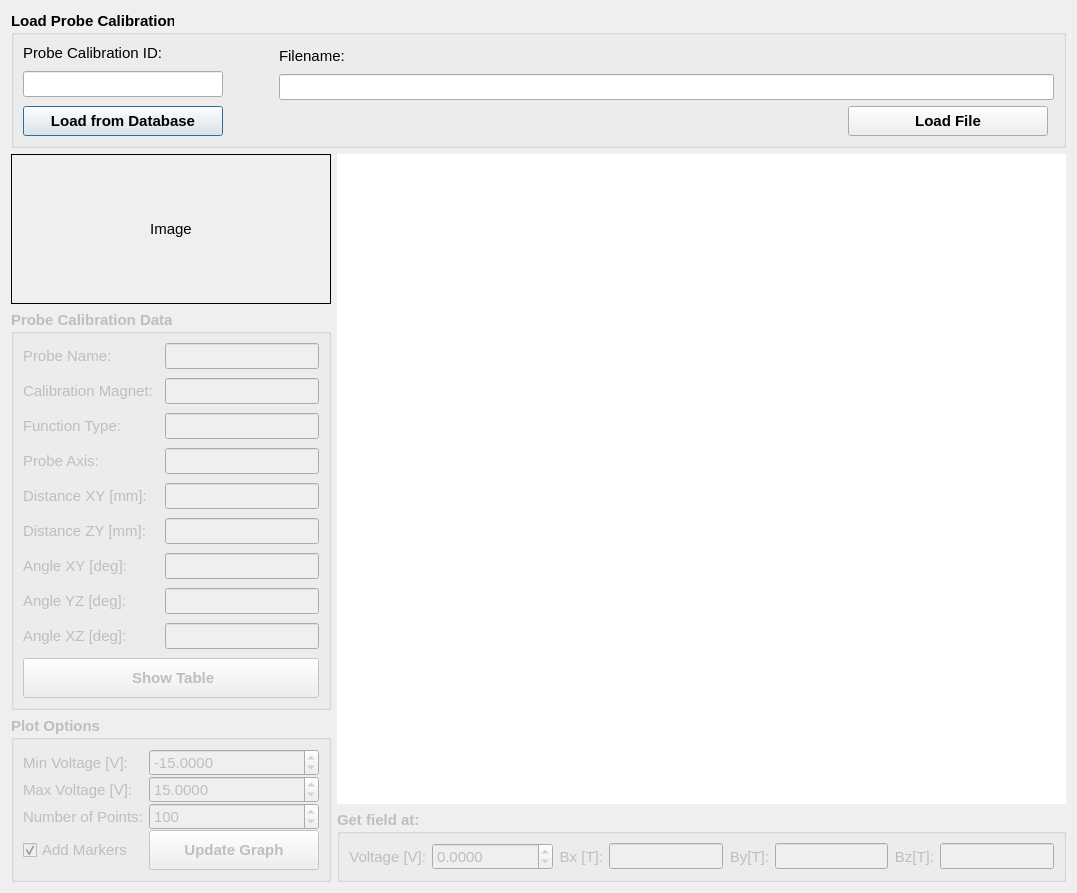
<?xml version="1.0" encoding="UTF-8"?>
<ui version="4.0">
 <class>calibration_dl</class>
 <widget class="QDialog" name="calibration_dl">
  <property name="geometry">
   <rect>
    <x>0</x>
    <y>0</y>
    <width>1077</width>
    <height>839</height>
   </rect>
  </property>
  <property name="font">
   <font>
    <pointsize>11</pointsize>
   </font>
  </property>
  <property name="windowTitle">
   <string>Calibration Dialog</string>
  </property>
  <layout class="QGridLayout" name="gridLayout_2">
   <item row="0" column="0" colspan="2">
    <widget class="QGroupBox" name="groupBox_2">
     <property name="sizePolicy">
      <sizepolicy hsizetype="Preferred" vsizetype="Maximum">
       <horstretch>0</horstretch>
       <verstretch>0</verstretch>
      </sizepolicy>
     </property>
     <property name="font">
      <font>
       <weight>75</weight>
       <bold>true</bold>
      </font>
     </property>
     <property name="title">
      <string>Load Probe Calibration</string>
     </property>
     <layout class="QGridLayout" name="gridLayout_3">
      <item row="0" column="0">
       <widget class="QLabel" name="label_17">
        <property name="font">
         <font>
          <weight>50</weight>
          <bold>false</bold>
         </font>
        </property>
        <property name="text">
         <string>Probe Calibration ID:</string>
        </property>
       </widget>
      </item>
      <item row="0" column="2" rowspan="2" colspan="2">
       <widget class="QLabel" name="label_18">
        <property name="sizePolicy">
         <sizepolicy hsizetype="Maximum" vsizetype="Preferred">
          <horstretch>0</horstretch>
          <verstretch>0</verstretch>
         </sizepolicy>
        </property>
        <property name="font">
         <font>
          <weight>50</weight>
          <bold>false</bold>
         </font>
        </property>
        <property name="text">
         <string>Filename:</string>
        </property>
       </widget>
      </item>
      <item row="1" column="0" rowspan="2">
       <widget class="QLineEdit" name="idn_le">
        <property name="sizePolicy">
         <sizepolicy hsizetype="Preferred" vsizetype="Fixed">
          <horstretch>0</horstretch>
          <verstretch>0</verstretch>
         </sizepolicy>
        </property>
        <property name="maximumSize">
         <size>
          <width>250</width>
          <height>16777215</height>
         </size>
        </property>
        <property name="font">
         <font>
          <weight>50</weight>
          <bold>false</bold>
         </font>
        </property>
       </widget>
      </item>
      <item row="2" column="1" rowspan="2">
       <spacer name="horizontalSpacer">
        <property name="orientation">
         <enum>Qt::Horizontal</enum>
        </property>
        <property name="sizeType">
         <enum>QSizePolicy::Fixed</enum>
        </property>
        <property name="sizeHint" stdset="0">
         <size>
          <width>50</width>
          <height>20</height>
         </size>
        </property>
       </spacer>
      </item>
      <item row="3" column="0">
       <widget class="QPushButton" name="loaddb_btn">
        <property name="minimumSize">
         <size>
          <width>200</width>
          <height>30</height>
         </size>
        </property>
        <property name="maximumSize">
         <size>
          <width>250</width>
          <height>16777215</height>
         </size>
        </property>
        <property name="text">
         <string>Load from Database</string>
        </property>
       </widget>
      </item>
      <item row="3" column="2">
       <spacer name="horizontalSpacer_2">
        <property name="orientation">
         <enum>Qt::Horizontal</enum>
        </property>
        <property name="sizeHint" stdset="0">
         <size>
          <width>40</width>
          <height>20</height>
         </size>
        </property>
       </spacer>
      </item>
      <item row="3" column="3">
       <widget class="QPushButton" name="loadfile_btn">
        <property name="minimumSize">
         <size>
          <width>200</width>
          <height>30</height>
         </size>
        </property>
        <property name="text">
         <string>Load File</string>
        </property>
       </widget>
      </item>
      <item row="2" column="2" colspan="3">
       <widget class="QLineEdit" name="filename_le">
        <property name="font">
         <font>
          <weight>50</weight>
          <bold>false</bold>
         </font>
        </property>
       </widget>
      </item>
     </layout>
    </widget>
   </item>
   <item row="1" column="1" rowspan="3">
    <widget class="PlotWidget" name="viewdata_pw">
     <property name="minimumSize">
      <size>
       <width>700</width>
       <height>600</height>
      </size>
     </property>
     <property name="frameShape">
      <enum>QFrame::NoFrame</enum>
     </property>
     <property name="backgroundBrush">
      <brush brushstyle="SolidPattern">
       <color alpha="255">
        <red>255</red>
        <green>255</green>
        <blue>255</blue>
       </color>
      </brush>
     </property>
     <property name="foregroundBrush">
      <brush brushstyle="NoBrush">
       <color alpha="255">
        <red>0</red>
        <green>0</green>
        <blue>0</blue>
       </color>
      </brush>
     </property>
    </widget>
   </item>
   <item row="2" column="0">
    <widget class="QGroupBox" name="calibrationdata_gb">
     <property name="enabled">
      <bool>false</bool>
     </property>
     <property name="font">
      <font>
       <weight>75</weight>
       <bold>true</bold>
      </font>
     </property>
     <property name="title">
      <string>Probe Calibration Data</string>
     </property>
     <layout class="QGridLayout" name="gridLayout">
      <property name="horizontalSpacing">
       <number>6</number>
      </property>
      <property name="verticalSpacing">
       <number>9</number>
      </property>
      <item row="8" column="0" colspan="2">
       <widget class="QLabel" name="label_15">
        <property name="font">
         <font>
          <weight>50</weight>
          <bold>false</bold>
         </font>
        </property>
        <property name="text">
         <string>Angle XZ [deg]:</string>
        </property>
       </widget>
      </item>
      <item row="7" column="0" colspan="2">
       <widget class="QLabel" name="label_14">
        <property name="font">
         <font>
          <weight>50</weight>
          <bold>false</bold>
         </font>
        </property>
        <property name="text">
         <string>Angle YZ [deg]:</string>
        </property>
       </widget>
      </item>
      <item row="5" column="2">
       <widget class="QLineEdit" name="distance_zy_le">
        <property name="font">
         <font>
          <weight>50</weight>
          <bold>false</bold>
         </font>
        </property>
        <property name="readOnly">
         <bool>true</bool>
        </property>
       </widget>
      </item>
      <item row="2" column="0">
       <widget class="QLabel" name="label_2">
        <property name="font">
         <font>
          <weight>50</weight>
          <bold>false</bold>
         </font>
        </property>
        <property name="text">
         <string>Function Type:</string>
        </property>
       </widget>
      </item>
      <item row="4" column="0" colspan="2">
       <widget class="QLabel" name="label_3">
        <property name="font">
         <font>
          <weight>50</weight>
          <bold>false</bold>
         </font>
        </property>
        <property name="text">
         <string>Distance XY [mm]:</string>
        </property>
        <property name="alignment">
         <set>Qt::AlignLeading|Qt::AlignLeft|Qt::AlignVCenter</set>
        </property>
       </widget>
      </item>
      <item row="6" column="0" colspan="2">
       <widget class="QLabel" name="label_13">
        <property name="font">
         <font>
          <weight>50</weight>
          <bold>false</bold>
         </font>
        </property>
        <property name="text">
         <string>Angle XY [deg]:</string>
        </property>
       </widget>
      </item>
      <item row="9" column="0" colspan="3">
       <widget class="QPushButton" name="showtable_btn">
        <property name="enabled">
         <bool>false</bool>
        </property>
        <property name="minimumSize">
         <size>
          <width>0</width>
          <height>40</height>
         </size>
        </property>
        <property name="font">
         <font>
          <weight>75</weight>
          <bold>true</bold>
         </font>
        </property>
        <property name="text">
         <string> Show Table</string>
        </property>
        <property name="icon">
         <iconset>
          <normaloff>../../resources/img/table.png</normaloff>../../resources/img/table.png</iconset>
        </property>
        <property name="iconSize">
         <size>
          <width>16</width>
          <height>16</height>
         </size>
        </property>
       </widget>
      </item>
      <item row="8" column="2">
       <widget class="QLineEdit" name="angle_xz_le">
        <property name="font">
         <font>
          <weight>50</weight>
          <bold>false</bold>
         </font>
        </property>
        <property name="readOnly">
         <bool>true</bool>
        </property>
       </widget>
      </item>
      <item row="6" column="2">
       <widget class="QLineEdit" name="angle_xy_le">
        <property name="font">
         <font>
          <weight>50</weight>
          <bold>false</bold>
         </font>
        </property>
        <property name="readOnly">
         <bool>true</bool>
        </property>
       </widget>
      </item>
      <item row="1" column="0">
       <widget class="QLabel" name="label">
        <property name="font">
         <font>
          <weight>50</weight>
          <bold>false</bold>
         </font>
        </property>
        <property name="text">
         <string>Calibration Magnet:</string>
        </property>
       </widget>
      </item>
      <item row="3" column="0">
       <widget class="QLabel" name="label_11">
        <property name="font">
         <font>
          <weight>50</weight>
          <bold>false</bold>
         </font>
        </property>
        <property name="text">
         <string>Probe Axis:</string>
        </property>
       </widget>
      </item>
      <item row="5" column="0" colspan="2">
       <widget class="QLabel" name="label_4">
        <property name="font">
         <font>
          <weight>50</weight>
          <bold>false</bold>
         </font>
        </property>
        <property name="text">
         <string>Distance ZY [mm]:</string>
        </property>
        <property name="alignment">
         <set>Qt::AlignLeading|Qt::AlignLeft|Qt::AlignVCenter</set>
        </property>
       </widget>
      </item>
      <item row="4" column="2">
       <widget class="QLineEdit" name="distance_xy_le">
        <property name="font">
         <font>
          <weight>50</weight>
          <bold>false</bold>
         </font>
        </property>
        <property name="readOnly">
         <bool>true</bool>
        </property>
       </widget>
      </item>
      <item row="7" column="2">
       <widget class="QLineEdit" name="angle_yz_le">
        <property name="font">
         <font>
          <weight>50</weight>
          <bold>false</bold>
         </font>
        </property>
        <property name="readOnly">
         <bool>true</bool>
        </property>
       </widget>
      </item>
      <item row="0" column="0">
       <widget class="QLabel" name="label_19">
        <property name="font">
         <font>
          <weight>50</weight>
          <bold>false</bold>
         </font>
        </property>
        <property name="text">
         <string>Probe Name:</string>
        </property>
       </widget>
      </item>
      <item row="3" column="2">
       <widget class="QLineEdit" name="probe_axis_le">
        <property name="font">
         <font>
          <weight>50</weight>
          <bold>false</bold>
         </font>
        </property>
        <property name="readOnly">
         <bool>true</bool>
        </property>
       </widget>
      </item>
      <item row="2" column="2">
       <widget class="QLineEdit" name="function_type_le">
        <property name="font">
         <font>
          <weight>50</weight>
          <bold>false</bold>
         </font>
        </property>
        <property name="readOnly">
         <bool>true</bool>
        </property>
       </widget>
      </item>
      <item row="1" column="2">
       <widget class="QLineEdit" name="calibration_magnet_le">
        <property name="font">
         <font>
          <weight>50</weight>
          <bold>false</bold>
         </font>
        </property>
       </widget>
      </item>
      <item row="0" column="2">
       <widget class="QLineEdit" name="probe_name_le">
        <property name="font">
         <font>
          <weight>50</weight>
          <bold>false</bold>
         </font>
        </property>
       </widget>
      </item>
     </layout>
    </widget>
   </item>
   <item row="3" column="0" rowspan="2">
    <widget class="QGroupBox" name="plotoptions_gb">
     <property name="enabled">
      <bool>false</bool>
     </property>
     <property name="font">
      <font>
       <weight>75</weight>
       <bold>true</bold>
      </font>
     </property>
     <property name="title">
      <string>Plot Options</string>
     </property>
     <layout class="QGridLayout" name="gridLayout_4">
      <property name="horizontalSpacing">
       <number>6</number>
      </property>
      <property name="verticalSpacing">
       <number>0</number>
      </property>
      <property name="margin">
       <number>9</number>
      </property>
      <item row="0" column="0">
       <widget class="QLabel" name="label_7">
        <property name="font">
         <font>
          <weight>50</weight>
          <bold>false</bold>
         </font>
        </property>
        <property name="text">
         <string>Min Voltage [V]:</string>
        </property>
       </widget>
      </item>
      <item row="0" column="1" colspan="2">
       <widget class="QDoubleSpinBox" name="voltagemin_sb">
        <property name="font">
         <font>
          <weight>50</weight>
          <bold>false</bold>
         </font>
        </property>
        <property name="decimals">
         <number>4</number>
        </property>
        <property name="minimum">
         <double>-100000.000000000000000</double>
        </property>
        <property name="maximum">
         <double>100000.000000000000000</double>
        </property>
        <property name="value">
         <double>-15.000000000000000</double>
        </property>
       </widget>
      </item>
      <item row="1" column="0">
       <widget class="QLabel" name="label_6">
        <property name="font">
         <font>
          <weight>50</weight>
          <bold>false</bold>
         </font>
        </property>
        <property name="text">
         <string>Max Voltage [V]:</string>
        </property>
       </widget>
      </item>
      <item row="1" column="1" colspan="2">
       <widget class="QDoubleSpinBox" name="voltagemax_sb">
        <property name="font">
         <font>
          <weight>50</weight>
          <bold>false</bold>
         </font>
        </property>
        <property name="decimals">
         <number>4</number>
        </property>
        <property name="minimum">
         <double>-100000.000000000000000</double>
        </property>
        <property name="maximum">
         <double>100000.000000000000000</double>
        </property>
        <property name="value">
         <double>15.000000000000000</double>
        </property>
       </widget>
      </item>
      <item row="2" column="0">
       <widget class="QLabel" name="label_16">
        <property name="font">
         <font>
          <weight>50</weight>
          <bold>false</bold>
         </font>
        </property>
        <property name="text">
         <string>Number of Points:</string>
        </property>
       </widget>
      </item>
      <item row="2" column="1" colspan="2">
       <widget class="QSpinBox" name="voltagenpts_sb">
        <property name="font">
         <font>
          <weight>50</weight>
          <bold>false</bold>
         </font>
        </property>
        <property name="maximum">
         <number>10000</number>
        </property>
        <property name="value">
         <number>100</number>
        </property>
       </widget>
      </item>
      <item row="3" column="0">
       <widget class="QCheckBox" name="addmarkers_chb">
        <property name="font">
         <font>
          <weight>50</weight>
          <bold>false</bold>
         </font>
        </property>
        <property name="text">
         <string>Add Markers</string>
        </property>
        <property name="checked">
         <bool>true</bool>
        </property>
       </widget>
      </item>
      <item row="3" column="1" colspan="2">
       <widget class="QPushButton" name="updategraph_btn">
        <property name="enabled">
         <bool>false</bool>
        </property>
        <property name="sizePolicy">
         <sizepolicy hsizetype="Preferred" vsizetype="Fixed">
          <horstretch>0</horstretch>
          <verstretch>0</verstretch>
         </sizepolicy>
        </property>
        <property name="minimumSize">
         <size>
          <width>0</width>
          <height>40</height>
         </size>
        </property>
        <property name="font">
         <font>
          <weight>75</weight>
          <bold>true</bold>
         </font>
        </property>
        <property name="text">
         <string>Update Graph</string>
        </property>
       </widget>
      </item>
     </layout>
    </widget>
   </item>
   <item row="4" column="1">
    <widget class="QGroupBox" name="getfield_gb">
     <property name="enabled">
      <bool>false</bool>
     </property>
     <property name="sizePolicy">
      <sizepolicy hsizetype="Preferred" vsizetype="Maximum">
       <horstretch>0</horstretch>
       <verstretch>0</verstretch>
      </sizepolicy>
     </property>
     <property name="font">
      <font>
       <weight>75</weight>
       <bold>true</bold>
      </font>
     </property>
     <property name="title">
      <string>Get field at:</string>
     </property>
     <layout class="QHBoxLayout" name="horizontalLayout">
      <property name="spacing">
       <number>6</number>
      </property>
      <property name="margin">
       <number>9</number>
      </property>
      <item>
       <widget class="QLabel" name="label_8">
        <property name="font">
         <font>
          <weight>50</weight>
          <bold>false</bold>
         </font>
        </property>
        <property name="text">
         <string>Voltage [V]:</string>
        </property>
        <property name="alignment">
         <set>Qt::AlignRight|Qt::AlignTrailing|Qt::AlignVCenter</set>
        </property>
       </widget>
      </item>
      <item>
       <widget class="QDoubleSpinBox" name="voltage_sb">
        <property name="font">
         <font>
          <weight>50</weight>
          <bold>false</bold>
         </font>
        </property>
        <property name="decimals">
         <number>4</number>
        </property>
        <property name="minimum">
         <double>-100000.000000000000000</double>
        </property>
        <property name="maximum">
         <double>100000.000000000000000</double>
        </property>
        <property name="value">
         <double>0.000000000000000</double>
        </property>
       </widget>
      </item>
      <item>
       <widget class="QLabel" name="label_9">
        <property name="font">
         <font>
          <weight>50</weight>
          <bold>false</bold>
         </font>
        </property>
        <property name="text">
         <string>Bx [T]:</string>
        </property>
        <property name="alignment">
         <set>Qt::AlignRight|Qt::AlignTrailing|Qt::AlignVCenter</set>
        </property>
       </widget>
      </item>
      <item>
       <widget class="QLineEdit" name="fieldx_le">
        <property name="font">
         <font>
          <weight>50</weight>
          <bold>false</bold>
         </font>
        </property>
        <property name="readOnly">
         <bool>true</bool>
        </property>
       </widget>
      </item>
      <item>
       <widget class="QLabel" name="label_10">
        <property name="font">
         <font>
          <weight>50</weight>
          <bold>false</bold>
         </font>
        </property>
        <property name="text">
         <string>By[T]:</string>
        </property>
        <property name="alignment">
         <set>Qt::AlignRight|Qt::AlignTrailing|Qt::AlignVCenter</set>
        </property>
       </widget>
      </item>
      <item>
       <widget class="QLineEdit" name="fieldy_le">
        <property name="font">
         <font>
          <weight>50</weight>
          <bold>false</bold>
         </font>
        </property>
        <property name="readOnly">
         <bool>true</bool>
        </property>
       </widget>
      </item>
      <item>
       <widget class="QLabel" name="label_12">
        <property name="font">
         <font>
          <weight>50</weight>
          <bold>false</bold>
         </font>
        </property>
        <property name="text">
         <string>Bz[T]:</string>
        </property>
        <property name="alignment">
         <set>Qt::AlignRight|Qt::AlignTrailing|Qt::AlignVCenter</set>
        </property>
       </widget>
      </item>
      <item>
       <widget class="QLineEdit" name="fieldz_le">
        <property name="font">
         <font>
          <weight>50</weight>
          <bold>false</bold>
         </font>
        </property>
        <property name="readOnly">
         <bool>true</bool>
        </property>
       </widget>
      </item>
     </layout>
    </widget>
   </item>
   <item row="1" column="0" alignment="Qt::AlignHCenter|Qt::AlignVCenter">
    <widget class="QLabel" name="label_5">
     <property name="sizePolicy">
      <sizepolicy hsizetype="Maximum" vsizetype="Maximum">
       <horstretch>0</horstretch>
       <verstretch>0</verstretch>
      </sizepolicy>
     </property>
     <property name="minimumSize">
      <size>
       <width>320</width>
       <height>150</height>
      </size>
     </property>
     <property name="frameShape">
      <enum>QFrame::Box</enum>
     </property>
     <property name="text">
      <string>Image</string>
     </property>
     <property name="alignment">
      <set>Qt::AlignCenter</set>
     </property>
    </widget>
   </item>
  </layout>
 </widget>
 <customwidgets>
  <customwidget>
   <class>PlotWidget</class>
   <extends>QGraphicsView</extends>
   <header location="global">pyqtgraph</header>
  </customwidget>
 </customwidgets>
 <resources/>
 <connections/>
</ui>
